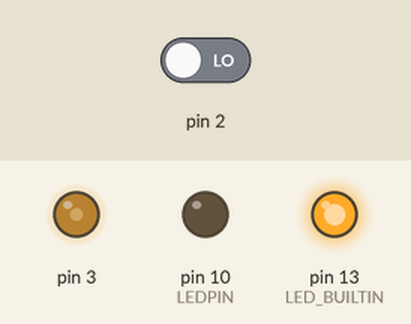
This sketch was run on a simulated Arduino Nano, built with avr-gcc and run on an emulated ATmega328P. Shown: output pins drawn as LEDs (lit = HIGH). Inputs (shaded band) come from the test bench; at power-on: pin 2 LOW. What the sketch prints to the serial monitor is not drawn.

Above: at 0.1 s.
Timing chart, 0 to 1.6 s (numbered marks = the images above):
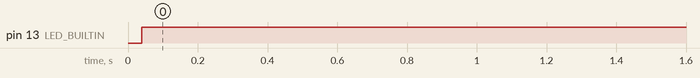

Measured:
- by itself, pin 13 (LED_BUILTIN): LOW → HIGH at 0.04 s

The sketch:

30_programming.ino
```cpp
// #include wird verwendet, um externe Bibliotheken in den Sketch aufzunehmen.
// Dadurch erhält der Programmierer Zugriff auf eine große Gruppe von
// Standard-C-Bibliotheken (Gruppen vorgefertigter Funktionen) sowie auf speziell
// für Arduino geschriebene Bibliotheken.
#include <EEPROM.h>
#include <Led.h>

// #define ist eine nützliche Programmieranweisung mit der man
// einem konstanten Wert einen Namen geben kann. Definierte
// Konstanten nehmen keinen Programmspeicherplatz ein.
// Der Compiler ersetzt zur Kompilierzeit Verweise auf diese Konstanten
// durch den definierten Wert. WICHTIG: der Variablenname wird meist
// groß geschreiben. Die Zeile wird nicht mit einem Semikolon abgeschlossen!
#define LEDPIN 10
#define BTTNPIN 11

// Variablen können in allen Teilen eines Programms deklariert werden. Meist erfolgt
// die Deklaration aber am Anfang. Variablen dienen zur Zwischenspeicherung und
// Verarbeitung von Daten z.B. Messwerten oder Benutzereingaben, die zur Laufzeit
// des Programms erfasst oder eingegeben werden.
// Der Inhalt von Variablen kann sich zur Laufzeit des Programms ändern. Schon
// bei der Deklaration einer Veriablen muss angegeben werden, von welchem Datentyp
// der Wert einer Variablen ist.
// <datentyp> <name> = <wert>;
bool w = true;               // Wahrheitswert
const char c = 'A';          // einzelner Buchstabe
const char c1 = 65;          // einzelner Buchstabe -127 bis +128
String s = "Hallo Welt!";    // eine Zeichenkette bzw. char array
char s1[12] = "Hallo Welt!"; // Platz für Null-Terminator berücksichtigen '\0'
byte b = 255;
int x = 32767;
short x1 = 32767;
word x2 = 65535;
long x3 = 2147483647;
float y = 3.4028235E+38;

// Funktionen sind Programmanweisungsblöcke, die wiederkehrende Abfolgen von Anweisungen
// zusammenfassen. Bestandteil eines jeden Arduino-Sketch sind die Funktionen setup() und
// loop(). Diese müssen IMMER vorhanden sein, sonst lässt sich das Programm nicht kompilieren.
// Das Schlüsselwort 'void' gibt an, dass die Funktion keinen Rückgabewert an die aufrufende
// Anweisung zurückliefert.
// Beim Kaltstart oder Reset des Mikrocontrollers wird die Funktion setup() einmalig, die
// Funktion loop() dauerhaft ausgeführt. Dieser Programmteil wird meist für Einstellungen
// verwendet, z.B. die Einrichtung der seriellen Kommunikation zwischen Arduino und PC.
void setup() {
Serial.begin(9600);

// Pins konfigurieren. Digitale Pins können benutzt werden als INPUT, OUTPUT oder INPUT_PULLUP.
// Arduino Pins, die als INPUT konfiguriert sind, haben einen hohen Innenwiderstand, vergleichbar
// mit einem Widerstand von 100 MegaOhm und mehr, so dass hier extrem wenig Strom fließt.
// Wenn ein Pin als INPUT konfiguriert ist, dann will man ihn oft auf einem definierten Potential haben.
// Das wird erreicht mit einem Pulldown-Widerstand vom Pin nach Masse. Dann liegt der Pin im
// unbeschalteten Zustand auf LOW. Das Gegenteil wird erreicht bei Benutzung des internen Pullup mit
// INPUT_PULLUP.
// Als OUTPUT konfigurierte Pins haben einen geringen Innenwiderstand, so dass sie maximal
// 40 mA Strom in die Schaltung treiben können. Es ist jedoch nicht möglich alle verfügbaren
// Pins als OUTPUT zu konfigurieren und gleichzeitig auf HIGH zu setzen! Das würde den Arduino
// zerstören.

pinMode(LEDPIN, OUTPUT);
pinMode(BTTNPIN, INPUT_PULLUP);

// Pin Zustände HIGH and LOW. Arduino-Pins "kennen" nur zwei Zustände, HIGH und LOW. Wenn ein
// pin als INPUT konfiguriert ist, dann wird er mit der Funktion digitalRead() ein HIGH melden,
// wenn eine Spannung von 3 Volt oder mehr anliegt.
// Der Arduino wird ein LOW melden, wenn die Spannung 2 Volt unterschreitet. Ist ein Pin als
// OUTPUT konfiguriert, dann bedeutet LOW 0 Volt. In diesem Zustand kann der Pin Strom treiben,
// jedoch gegen die Boardspannung. Hie handelt es sich um eine negative Logik (LOW-aktiv).

digitalWrite(LEDPIN, HIGH);
digitalWrite(LEDPIN, LOW);

// Analoge Ausgabe. Durch Pulsweitenmodulation gelingt es auf einigen Pins des Arduino
// Spannungen beliebiger Höhe, d.h. von 0 bis 5 Volt auszugeben.
// analogWrite() funktioniert nur bei den Pins, die für PWM vorgesehen sind. Das sind im
// Allgemeinen 3, 5, 6, 9, 10, 11 . Es gibt aber noch mehr Möglichkeiten per Software.
// Die PWM-Frequenz liegt bei den ATMega328-basierten Boards bei ca. 490Hz
// an den Pins 3,9,10,11 und ca. 980Hz an Pins 5 und 6. Diese kann aber auch geändert werden.
// Der Befehl analogWrite() ist etwas verwirrend, wird doch hier keine echte "analoge" Spannung
// ausgegeben, sondern eine Rechteckfrequenz mit unterschiedlicher Pulsbreite.
// Als Pulsbreite sind nur Werte von 0 bis 255 zulässig (8 Bit)

analogWrite(3, 100);

// Analoge Eingabe. Die Pins A0 bis A7 erlauben das Auslesen einer Spannung bis zur Höhe
// der Betriebsspannung von 5 Volt.
// Als Rückgabewert erhält man ein 10 Bit Integerwert (0 bis 1023), aus dem sich die Spannung
// errechnen lässt. Zum Auslesen der analogen Pins ist es zuvor nicht nötig diese als
// INPUT zu konfigurieren.

int x = analogRead(A0);

} // Ende setup()

// Benutzerdefinierte Funktionen. Funktionen enthalten wiederkehrende Anweisungen und müssen
// außerhalb der Funktion setup() und loop() deklariert werden. Dem Funktionsnamen wird der
// Datentyp des Rückgabewerts vorangestellt. Gibt es keinen Rückgabewert, dann steht 'void'
// vor dem Namen. Die runden Klammern bleiben entweder leer oder enthalten eine Liste von
// Variablen, die der Funktion übergeben werden.

int meinefunktion(int x, int y) {
  return 32767;
}

void loop() {
// Kontrollstrukturen. Der Ablauf eines Programms wird in der Regel von Ereignissen, wie z.B.
// Benutzereingaben (Knopf A gedrückt) gesteuert. Mit der if, else if, else Anweisung lässt sich
// steuern was passieren soll, wenn eine bestimmte Bedingung erfüllt ist.

if (x > y) {
  Serial.println("x ist größer als y");
} else if (x < y) {
  Serial.println("x ist kleiner als y");
} else {
  Serial.println("x und y sind gleich");
}

// Vergleichsoperatoren. Für den Vergleich von Variablen(werten) stehen verschiedene Vergleichsoperatoren
// zur Verfügung (<,>,==,!=,<=,>=), die miteinander verknüft werden können. Bei einem
// logischen 'und' (&&) müssen alle Bedingungen 'wahr' sein, damit der gesamte Ausdruck
// wahr ist. Bei einem 'oder' (||) genügt es, wenn eine Bedingung 'wahr' ist, damit der
// gesamte Ausdruck wahr wird.

if ((x > y) && (x1 < x2)) {
  Serial.println("x ist größer als y und x1 ist kleiner als x2");
}

// Switch/Case. Ähnlich wie if-Anweisungen erlauben die switch/case-Anweisungen
// die Ausführung bestimmter Abläufe zu kontrollieren. Eine switch-Anweisung vergleicht
// den Wert einer Variablen mit den Werten aus den case-Anweisungen. Wenn eine
// Übereinstimmung gefunden wird, wird das Programm ab der jeweiligen case-Anweisung
// bis zum nächsten break ausgeführt.

int var = 20;
switch (var) {
  case 10:
    Serial.println(var);
    break;
  case 20:
    Serial.println(var);
    break;
  case 30:
    Serial.println(var);
    break;
}

// Schleifen. Eine Schleife wiederholt einen Programmblock so lange bis ihre
// Abbruch-Bedingung in (runden Klammern) erfüllt (wahr) ist. Von der while Schleife
// gibt es zwei Varianten, bei denen die Bedingung jeweils vor (while) oder nach dem
// (do .. while) ersten Durchlauf getestet wird.
int i = 0;
while(i < 3) {
  Serial.println("Hallo Welt!");
  i++;
}

i = 0;
do {
  Serial.println("Hallo Welt!");
  i++;
} while(i < 3);

// For-Schleifen. Werden manchmal auch Zähl-Scheifen genannt, weil bei jedem Durchlauf
// ein "Startwert" inkrementiert bzw. dekrementiert wird. Um mehrere Pins als INPUT zu
// konfigurieren, lässt sich die folgende for Schleife verwenden.

for (int i = 0; i < 7; i++) {
  pinMode(1, INPUT_PULLUP);
}

// Interrupts. Bei längeren Programmen, die viele Funktionen enthalten, kann es vorkommen,
// dass der Arduino nicht oder stark verzögert auf Benutzereingaben reagiert, z.B. Tastendrücke.
// Wird gerade ein anderer Programmteil ausgeführt und nicht der Status des Tasters abgefragt,
// wird die Eingabe u.U. "verpasst". Durch das Festlegen eines Interrupts lässt sich dieses
// Verhalten ändern. Der Programmablauf wird unterbrochen und die in der Anweisung angegebene
// Funktion sofort ausgeführt. Beim Arduino Nano stehen nur zwei Interrupt-Pins zur
// Verfügung, die zwar in der Anweisung mit 0 und 1 angegeben werden, jedoch den physischen
// Pins 2 und 3 entsprechen.

attachInterrupt(0, meinefunktion, CHANGE);

// Objektorientiertes Programmieren. Weil der Arduino von einer großen Benutzer-Community
// unterstützt wird, findet man für nahezu jedes beliebige Bauteil eine Bibliothek, die
// dessen Nutzung erheblich vereinfacht. Bibliotheken werden ganz zu Beginn eines Sketches
// mit der #include Anweisung eingebunden. Es stehen dann alle von der Bibliothek bereitgestellten
// Funktionen zur Verfügung. Bei der objektorientierten Programmierung versucht man physische
// Objekte in Software abzubilden, z.B. eine LED. Will man das Objekt im Programm nutzen,
// erzeugt manzunächst eine "Instanz" des Objekts und konfiguriert ggf. dessen Attribute
// Darüber hinaus stellen Bibliotheken Funktionen bereit, welche auf das Objekt angewendet
// oder vom Objekt ausgeführt werden, z.B. die Messung eines Sensors. Wird eine Funktion
// auf ein Objekt angewendet, dann verküpft man den Objektnamen mit der Funktion durch
// einen Punkt (.) und spricht nicht mehr von einer Funktion, sondern von einer Methode.

Led statusLed(LED_BUILTIN); // erzeugt eine neue Instanz statusLed
statusLed.on();             // schalte statusLed ein

// Pausieren. In vielen Situationen, z.B. bei der Arbeit mit Umweltsensoren kommt es vor,
// dass Messwerte über längere Zeit-Intervalle erfasst werden sollen. Mit der Funktion delay()
// kann man das Programm für eine definierte Zeit pausieren. Die Wartezeit wird in Millisekunden
// angegeben.
delay(3000);
} // ende loop()
```

Led.cpp
```cpp
#include "Led.h"

Led::Led(const uint8_t pin) {
  _pin = pin;
  pinMode(_pin, OUTPUT);
  }

void Led::on() {
  digitalWrite(_pin, HIGH);
  }

void Led::off() {
  digitalWrite(_pin, LOW);
  }
```

Led.h
```cpp
#ifndef OO_LED
#define OO_LED

#include <Arduino.h>

class Led {
  private:
    uint8_t _pin;

  public:
    Led(const uint8_t pin);
    void on();
    void off();
  };
#endif
```
